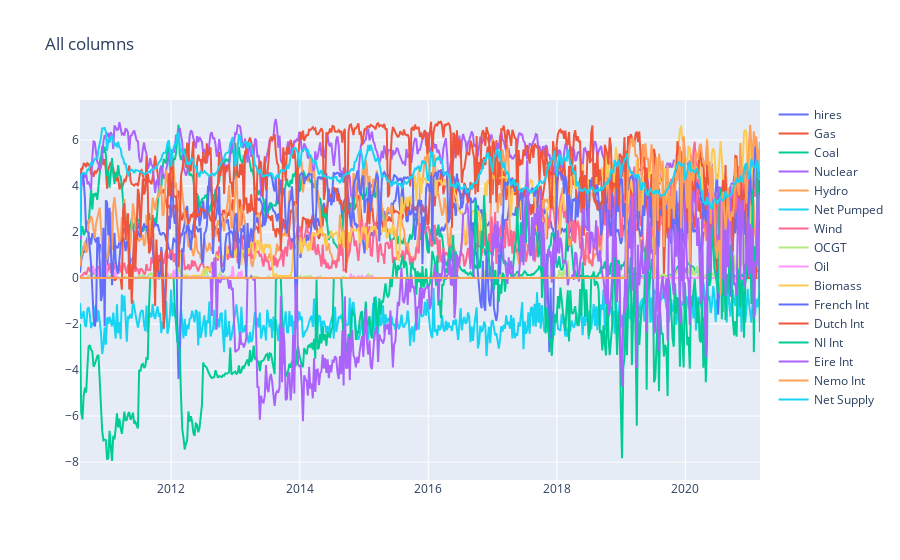

Notebook cell for this chart:
### Markdown cell above
Looks normal

### Code cell
plot_columns = ['hires']+str2int_columns 
norm_energy_columns = dataset[plot_columns]/dataset[plot_columns].max(axis=0)
norm_energy_columns["ds"]=dataset["ds"]
plotly_df(norm_energy_columns.set_index("ds").resample('W').apply(sum), columns=plot_columns,  title = "All columns")

### Figure 1 — Plotly figure (JSON) as saved in the notebook; plotly's stock layout.template omitted (floating-point values rounded to 4 significant figures; data arrays with more than 128 entries replaced by an {"elided": "..."} marker saying what was removed)
{"data": [{"mode": "lines", "name": "hires", "type": "scatter", "x": {"elided": "553 str values"}, "y": {"elided": "553 float values"}}, {"mode": "lines", "name": "Gas", "type": "scatter", "x": {"elided": "553 str values"}, "y": {"elided": "553 float values"}}, {"mode": "lines", "name": "Coal", "type": "scatter", "x": {"elided": "553 str values"}, "y": {"elided": "553 float values"}}, {"mode": "lines", "name": "Nuclear", "type": "scatter", "x": {"elided": "553 str values"}, "y": {"elided": "553 float values"}}, {"mode": "lines", "name": "Hydro", "type": "scatter", "x": {"elided": "553 str values"}, "y": {"elided": "553 float values"}}, {"mode": "lines", "name": "Net Pumped", "type": "scatter", "x": {"elided": "553 str values"}, "y": {"elided": "553 float values"}}, {"mode": "lines", "name": "Wind", "type": "scatter", "x": {"elided": "553 str values"}, "y": {"elided": "553 float values"}}, {"mode": "lines", "name": "OCGT", "type": "scatter", "x": {"elided": "553 str values"}, "y": {"elided": "553 float values"}}, {"mode": "lines", "name": "Oil", "type": "scatter", "x": {"elided": "553 str values"}, "y": {"elided": "553 float values"}}, {"mode": "lines", "name": "Biomass", "type": "scatter", "x": {"elided": "553 str values"}, "y": {"elided": "553 float values"}}, {"mode": "lines", "name": "French Int", "type": "scatter", "x": {"elided": "553 str values"}, "y": {"elided": "553 float values"}}, {"mode": "lines", "name": "Dutch Int", "type": "scatter", "x": {"elided": "553 str values"}, "y": {"elided": "553 float values"}}, {"mode": "lines", "name": "NI Int", "type": "scatter", "x": {"elided": "553 str values"}, "y": {"elided": "553 float values"}}, {"mode": "lines", "name": "Eire Int", "type": "scatter", "x": {"elided": "553 str values"}, "y": {"elided": "553 float values"}}, {"mode": "lines", "name": "Nemo Int", "type": "scatter", "x": {"elided": "553 str values"}, "y": {"elided": "553 float values"}}, {"mode": "lines", "name": "Net Supply", "type": "scatter", "x": {"elided": "553 str values"}, "y": {"elided": "553 float values"}}], "layout": {"title": {"text": "All columns"}}}
